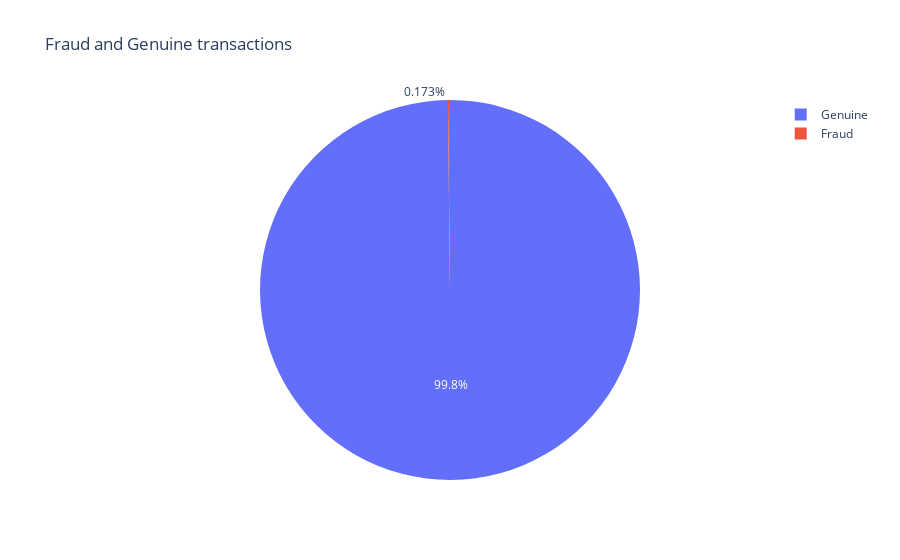

Source (notebook cell):
### Code cell
fig = px.pie(values = df['Class'].value_counts(),names = ['Genuine','Fraud'],title='Fraud and Genuine transactions')
fig.show()

### Figure 1 — Plotly figure (JSON) as saved in the notebook; plotly's stock layout.template omitted (floating-point values rounded to 4 significant figures)
{"data": [{"domain": {"x": [0, 1], "y": [0, 1]}, "hovertemplate": "label=%{label}<br>value=%{value}<extra></extra>", "labels": ["Genuine", "Fraud"], "legendgroup": "", "name": "", "showlegend": true, "type": "pie", "values": [284315, 492]}], "layout": {"autosize": true, "legend": {"tracegroupgap": 0}, "title": {"text": "Fraud and Genuine transactions"}}}
